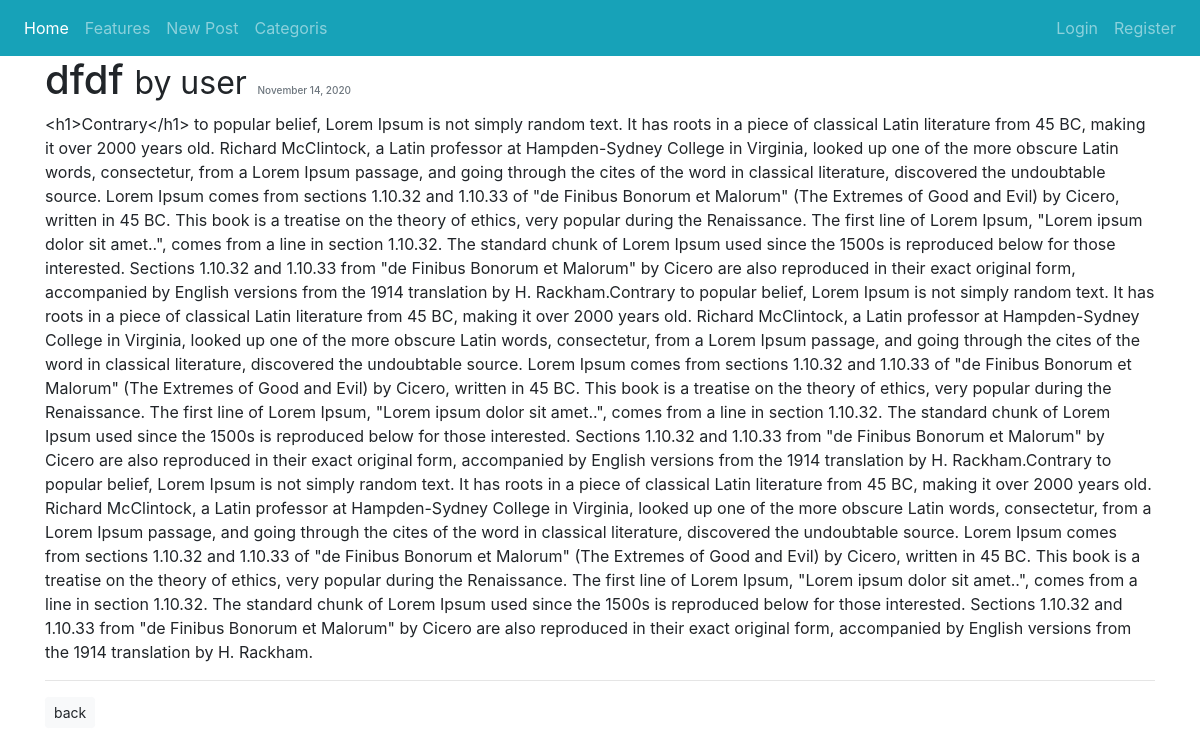
Page /post/21/ on the earlier database version.
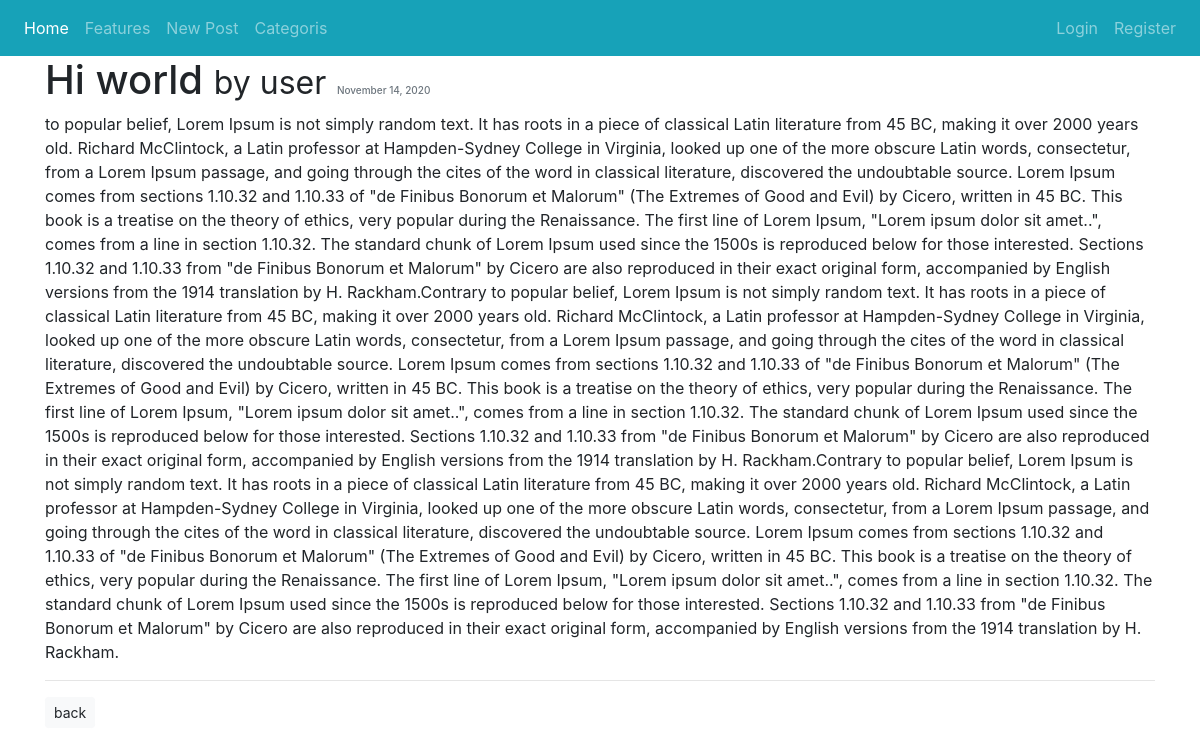
Same page on the later database version.
### blog/models.py (models this page shows, shortened)
class Post(models.Model):
	title = models.CharField(max_length = 200)
	author = models.ForeignKey(User, on_delete = models.CASCADE)
	content = models.TextField()
	date_published = models.DateTimeField(default =timezone.now)
	category = models.CharField(max_length = 200, default = 'uncategorized')

### blog/views.py (the view)
# urls.py: path('post/<int:pk>/', PostDetialView.as_view(), name='post-detail'),
class PostDetialView(DetailView):
	model = Post
	template_name = 'blog/post_detail.html'

### blog/templates/blog/post_detail.html (shortened to what this page needs)
{% extends 'blog/base.html' %}
{% block content %}
<h1>{{post.title}} <small>by {{post.author}}</small> <span style="font-size: 10px" class="text-muted">{{post.date_published|date:"F j, Y"}}</span></h1>
<p>{{post.content}}</p>
<hr>
<a class="btn btn-light btn-sm" href="{% url 'home' %}">back</a>
{% endblock %}

Differences in the rows shown:
changed Post "user": title "dfdf" → "Hi world"; content "<h1>Contrary</h1> to popular belief, Lorem…" → "to popular belief, Lorem…"
